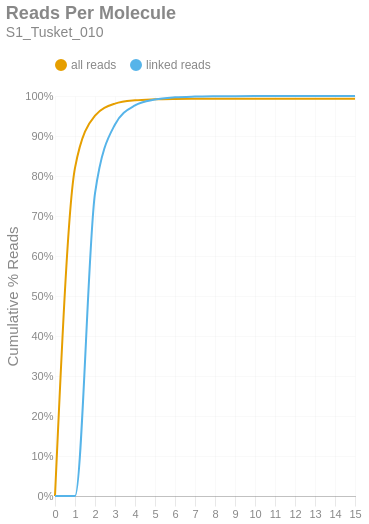

Notebook cell for this chart:
### Markdown cell above
### Reads per Molecule
This chart shows the cumulative distribution of the number of reads per linked molecule. That is, how many alignments are associated with a unique molecule. This excludes the number of reads associated with invalid or absent linked-read barcodes. The `linked` histogram is the percentages recalculated when disregarding singletons.

### Code cell
if SKIPLR:
    print_html(f"Skipped")
else:
    counts = np.bincount(valids['reads'].cast(pl.Int64).to_numpy())
    weighted = counts * np.arange(len(counts))
    all_perc = weighted / n_reads
    linked_perc = weighted / n_linked_reads
    linked_perc[1] = 0
    binned_df = pl.DataFrame({
        'readsper': list(range(len(counts))),
        'all reads (cumsum)': np.cumsum(all_perc).tolist(),
        'linked reads (cumsum)': np.cumsum(linked_perc).tolist(),
    })

    with SafeRender(binned_df):
        (
            density_plot(binned_df, 'Reads Per Molecule', samplename, 'readspmol')
            .encode(
                x=alt.X('readsper:O', title=None).axis(labelAngle=0).scale(padding=0),
                y=alt.Y('value:Q', title='Cumulative % Reads').axis(format='%').stack(False),
                color=alt.Color("key:N").scale(domain=["all reads", "linked reads"]),
                tooltip=[
                    alt.Tooltip("key:N", title="Data Type"),
                    alt.Tooltip("readsper:O", title="Reads Per Molecule"),
                    alt.Tooltip("value:Q", format=".2%", title="% Reads (Cum.)")
                ]            
            )
        ).display()

### Figure 1 — Vega-Lite specification as saved in the notebook (floating-point values rounded to 4 significant figures)
{"width": "container", "height": 400, "config": {"title": {"anchor": "start", "dy": -15, "fontSize": 18, "color": "#888888", "subtitleColor": "#888888", "subtitleFontSize": 14}, "arc": {"fill": "#0072B2"}, "axis": {"domainColor": "#888888", "domainWidth": 0.5, "gridWidth": 0.2, "grid": false, "titleFontWeight": 400, "titleFontSize": 15, "labelFontSize": 11, "labelColor": "#888888", "tickColor": "#888888", "tickWidth": 0.2, "titleColor": "#888888"}, "axisBand": {"grid": false}, "axisX": {"grid": true, "tickSize": 10, "domainCap": "round"}, "axisY": {"domain": false, "grid": true, "tickSize": 0, "domainCap": "round"}, "background": "transparent", "header": {"labelFontSize": 15, "labelColor": "#888888", "titleFontSize": 15, "titleFontWeight": 600, "titleColor": "#888888"}, "legend": {"labelFont": "sans-serif", "labelFontSize": 12, "labelColor": "#888888", "symbolSize": 100, "symbolType": "circle", "titleFontSize": 12, "titlePadding": 10, "titleColor": "#888888", "title": null, "orient": "top"}, "range": {"category": ["#E69F00", "#56B4E9", "#009E73", "#F0E442", "#0072B2", "#D55E00", "#CC79A7", "#000000"], "diverging": ["#cfe8f3", "#a2d4ec", "#73bfe2", "#46abdb", "#1696d2", "#12719e"]}, "area": {"fill": "#0072B2", "fillOpacity": 0.7, "line": true, "strokeOpacity": 0.7}, "line": {"color": "#0072B2", "stroke": "#0072B2", "strokeWidth": 2}, "trail": {"color": "#0072B2", "stroke": "#0072B2", "strokeWidth": 0, "size": 1}, "point": {"filled": true, "fillOpacity": 1.0, "size": 95}, "text": {"color": "#888888", "fontSize": 11, "align": "right", "fontWeight": 400, "size": 11}, "bar": {"fill": "#0072B2", "stroke": null}, "view": {"stroke": null, "continuousWidth": 660, "continuousHeight": 400}}, "data": {"name": "data-707aeadac21328786bb68a1eb69c1bd0"}, "mark": {"type": "line", "interpolate": "monotone", "point": {"opacity": 0, "size": 275}}, "encoding": {"color": {"field": "key", "scale": {"domain": ["all reads", "linked reads"]}, "type": "nominal"}, "tooltip": [{"field": "key", "title": "Data Type", "type": "nominal"}, {"field": "readsper", "title": "Reads Per Molecule", "type": "ordinal"}, {"field": "value", "format": ".2%", "title": "% Reads (Cum.)", "type": "quantitative"}], "x": {"axis": {"labelAngle": 0}, "field": "readsper", "scale": {"padding": 0}, "title": null, "type": "ordinal"}, "y": {"axis": {"format": "%"}, "field": "value", "stack": false, "title": "Cumulative % Reads", "type": "quantitative"}}, "params": [{"name": "param_c36ac31b6afebe62", "select": {"type": "point", "fields": ["key"]}, "bind": "legend"}], "title": {"text": "Reads Per Molecule", "subtitle": "S1_Tusket_010"}, "transform": [{"fold": ["all reads (cumsum)", "linked reads (cumsum)"]}, {"calculate": "replace(datum.key, ' (cumsum)', '')", "as": "key"}, {"filter": {"param": "param_c36ac31b6afebe62"}}], "usermeta": {"embedOptions": {"downloadFileName": "S1_Tusket_010.readspmol"}}, "$schema": "https://vega.github.io/schema/vega-lite/v6.1.0.json", "datasets": {"data-707aeadac21328786bb68a1eb69c1bd0": [{"readsper": 0, "all reads (cumsum)": 0.0, "linked reads (cumsum)": 0.0}, {"readsper": 1, "all reads (cumsum)": 0.8203, "linked reads (cumsum)": 0.0}, {"readsper": 2, "all reads (cumsum)": 0.9511, "linked reads (cumsum)": 0.7563}, {"readsper": 3, "all reads (cumsum)": 0.9809, "linked reads (cumsum)": 0.9288}, {"readsper": 4, "all reads (cumsum)": 0.9892, "linked reads (cumsum)": 0.9765}, {"readsper": 5, "all reads (cumsum)": 0.9917, "linked reads (cumsum)": 0.991}, {"readsper": 6, "all reads (cumsum)": 0.9927, "linked reads (cumsum)": 0.9966}, {"readsper": 7, "all reads (cumsum)": 0.993, "linked reads (cumsum)": 0.9986}, {"readsper": 8, "all reads (cumsum)": 0.9931, "linked reads (cumsum)": 0.9994}, {"readsper": 9, "all reads (cumsum)": 0.9932, "linked reads (cumsum)": 0.9997}, {"readsper": 10, "all reads (cumsum)": 0.9932, "linked reads (cumsum)": 0.9998}, {"readsper": 11, "all reads (cumsum)": 0.9932, "linked reads (cumsum)": 0.9999}, {"readsper": 12, "all reads (cumsum)": 0.9932, "linked reads (cumsum)": 0.9999}, {"readsper": 13, "all reads (cumsum)": 0.9932, "linked reads (cumsum)": 0.9999}, {"readsper": 14, "all reads (cumsum)": 0.9932, "linked reads (cumsum)": 1.0}, {"readsper": 15, "all reads (cumsum)": 0.9932, "linked reads (cumsum)": 1.0}]}}
